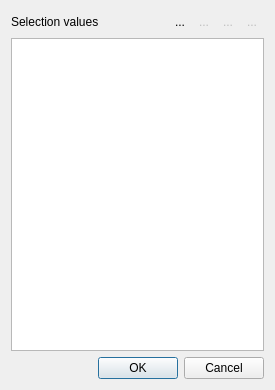
<?xml version="1.0" encoding="UTF-8"?>
<ui version="4.0">
 <class>EditTagSelectValuesClass</class>
 <widget class="QDialog" name="EditTagSelectValuesClass">
  <property name="windowModality">
   <enum>Qt::ApplicationModal</enum>
  </property>
  <property name="geometry">
   <rect>
    <x>0</x>
    <y>0</y>
    <width>275</width>
    <height>390</height>
   </rect>
  </property>
  <property name="windowTitle">
   <string>Edit selection values</string>
  </property>
  <property name="windowIcon">
   <iconset resource="analogexif.qrc">
    <normaloff>:/images/icons/cog.png</normaloff>:/images/icons/cog.png</iconset>
  </property>
  <property name="modal">
   <bool>true</bool>
  </property>
  <layout class="QVBoxLayout" name="verticalLayout">
   <item>
    <layout class="QHBoxLayout" name="horizontalLayout">
     <property name="spacing">
      <number>0</number>
     </property>
     <item>
      <widget class="QLabel" name="label">
       <property name="text">
        <string>Selection values</string>
       </property>
      </widget>
     </item>
     <item>
      <spacer name="horizontalSpacer">
       <property name="orientation">
        <enum>Qt::Horizontal</enum>
       </property>
       <property name="sizeHint" stdset="0">
        <size>
         <width>40</width>
         <height>20</height>
        </size>
       </property>
      </spacer>
     </item>
     <item>
      <widget class="QToolButton" name="addBtn">
       <property name="toolTip">
        <string>Add new value</string>
       </property>
       <property name="text">
        <string>...</string>
       </property>
       <property name="icon">
        <iconset resource="analogexif.qrc">
         <normaloff>:/images/icons/add.png</normaloff>:/images/icons/add.png</iconset>
       </property>
       <property name="autoRaise">
        <bool>true</bool>
       </property>
      </widget>
     </item>
     <item>
      <widget class="QToolButton" name="delBtn">
       <property name="enabled">
        <bool>false</bool>
       </property>
       <property name="toolTip">
        <string>Remove current value</string>
       </property>
       <property name="text">
        <string>...</string>
       </property>
       <property name="icon">
        <iconset resource="analogexif.qrc">
         <normaloff>:/images/icons/delete.png</normaloff>:/images/icons/delete.png</iconset>
       </property>
       <property name="autoRaise">
        <bool>true</bool>
       </property>
      </widget>
     </item>
     <item>
      <widget class="QToolButton" name="upBtn">
       <property name="enabled">
        <bool>false</bool>
       </property>
       <property name="toolTip">
        <string>Move value up</string>
       </property>
       <property name="text">
        <string>...</string>
       </property>
       <property name="icon">
        <iconset resource="analogexif.qrc">
         <normaloff>:/images/icons/bullet_arrow_up.png</normaloff>:/images/icons/bullet_arrow_up.png</iconset>
       </property>
       <property name="autoRaise">
        <bool>true</bool>
       </property>
      </widget>
     </item>
     <item>
      <widget class="QToolButton" name="downBtn">
       <property name="enabled">
        <bool>false</bool>
       </property>
       <property name="toolTip">
        <string>Move value down</string>
       </property>
       <property name="text">
        <string>...</string>
       </property>
       <property name="icon">
        <iconset resource="analogexif.qrc">
         <normaloff>:/images/icons/bullet_arrow_down.png</normaloff>:/images/icons/bullet_arrow_down.png</iconset>
       </property>
       <property name="iconSize">
        <size>
         <width>16</width>
         <height>16</height>
        </size>
       </property>
       <property name="autoRaise">
        <bool>true</bool>
       </property>
      </widget>
     </item>
    </layout>
   </item>
   <item>
    <widget class="QTableView" name="selValsView">
     <property name="font">
      <font>
       <kerning>true</kerning>
      </font>
     </property>
     <property name="contextMenuPolicy">
      <enum>Qt::ActionsContextMenu</enum>
     </property>
     <property name="dragEnabled">
      <bool>false</bool>
     </property>
     <property name="dragDropOverwriteMode">
      <bool>false</bool>
     </property>
     <property name="dragDropMode">
      <enum>QAbstractItemView::NoDragDrop</enum>
     </property>
     <property name="defaultDropAction">
      <enum>Qt::IgnoreAction</enum>
     </property>
     <property name="alternatingRowColors">
      <bool>true</bool>
     </property>
     <property name="selectionMode">
      <enum>QAbstractItemView::SingleSelection</enum>
     </property>
     <property name="selectionBehavior">
      <enum>QAbstractItemView::SelectRows</enum>
     </property>
     <attribute name="horizontalHeaderVisible">
      <bool>false</bool>
     </attribute>
     <attribute name="horizontalHeaderDefaultSectionSize">
      <number>175</number>
     </attribute>
     <attribute name="horizontalHeaderStretchLastSection">
      <bool>true</bool>
     </attribute>
     <attribute name="verticalHeaderVisible">
      <bool>false</bool>
     </attribute>
     <attribute name="verticalHeaderDefaultSectionSize">
      <number>16</number>
     </attribute>
     <attribute name="verticalHeaderVisible">
      <bool>false</bool>
     </attribute>
     <attribute name="verticalHeaderDefaultSectionSize">
      <number>16</number>
     </attribute>
     <attribute name="horizontalHeaderStretchLastSection">
      <bool>true</bool>
     </attribute>
     <attribute name="horizontalHeaderVisible">
      <bool>false</bool>
     </attribute>
     <attribute name="horizontalHeaderDefaultSectionSize">
      <number>175</number>
     </attribute>
    </widget>
   </item>
   <item>
    <widget class="QDialogButtonBox" name="buttonBox">
     <property name="standardButtons">
      <set>QDialogButtonBox::Cancel|QDialogButtonBox::Ok</set>
     </property>
    </widget>
   </item>
  </layout>
  <action name="actionAdd_new_row">
   <property name="text">
    <string>Add new row</string>
   </property>
   <property name="shortcut">
    <string>Ins</string>
   </property>
  </action>
  <action name="actionDelete_current_row">
   <property name="enabled">
    <bool>false</bool>
   </property>
   <property name="text">
    <string>Delete</string>
   </property>
   <property name="shortcut">
    <string>Del</string>
   </property>
  </action>
  <action name="actionMove_row_up">
   <property name="enabled">
    <bool>false</bool>
   </property>
   <property name="text">
    <string>Move up</string>
   </property>
   <property name="shortcut">
    <string>Ctrl+Up</string>
   </property>
  </action>
  <action name="actionMove_row_down">
   <property name="enabled">
    <bool>false</bool>
   </property>
   <property name="text">
    <string>Move down</string>
   </property>
   <property name="shortcut">
    <string>Ctrl+Down</string>
   </property>
  </action>
 </widget>
 <layoutdefault spacing="6" margin="11"/>
 <resources>
  <include location="analogexif.qrc"/>
 </resources>
 <connections>
  <connection>
   <sender>addBtn</sender>
   <signal>clicked()</signal>
   <receiver>actionAdd_new_row</receiver>
   <slot>trigger()</slot>
   <hints>
    <hint type="sourcelabel">
     <x>184</x>
     <y>20</y>
    </hint>
    <hint type="destinationlabel">
     <x>-1</x>
     <y>-1</y>
    </hint>
   </hints>
  </connection>
  <connection>
   <sender>delBtn</sender>
   <signal>clicked()</signal>
   <receiver>actionDelete_current_row</receiver>
   <slot>trigger()</slot>
   <hints>
    <hint type="sourcelabel">
     <x>207</x>
     <y>20</y>
    </hint>
    <hint type="destinationlabel">
     <x>-1</x>
     <y>-1</y>
    </hint>
   </hints>
  </connection>
  <connection>
   <sender>downBtn</sender>
   <signal>clicked()</signal>
   <receiver>actionMove_row_down</receiver>
   <slot>trigger()</slot>
   <hints>
    <hint type="sourcelabel">
     <x>253</x>
     <y>20</y>
    </hint>
    <hint type="destinationlabel">
     <x>-1</x>
     <y>-1</y>
    </hint>
   </hints>
  </connection>
  <connection>
   <sender>upBtn</sender>
   <signal>clicked()</signal>
   <receiver>actionMove_row_up</receiver>
   <slot>trigger()</slot>
   <hints>
    <hint type="sourcelabel">
     <x>230</x>
     <y>20</y>
    </hint>
    <hint type="destinationlabel">
     <x>-1</x>
     <y>-1</y>
    </hint>
   </hints>
  </connection>
 </connections>
</ui>
